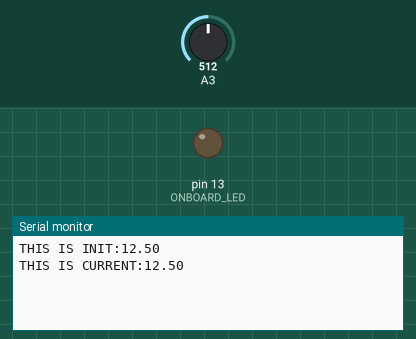
Recording of a program running on a simulated Arduino Uno, built with avr-gcc and run on an emulated ATmega328P. Shown: output pins drawn as LEDs (lit = HIGH), the last lines printed to the serial monitor. The inputs (shaded band) are chosen by the test bench; at power-on: A3 = 512.

Above: at 1.2 s.
1.3 s: A3 set to 492
At 2.6 s:
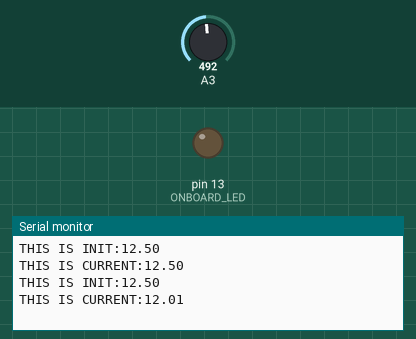
2.8 s: A3 set to 466
At 5.5 s:
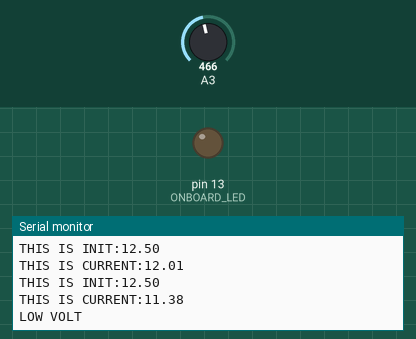
Timing chart, 0 to 7.0 s (numbered marks = the images above; inputs shaded):
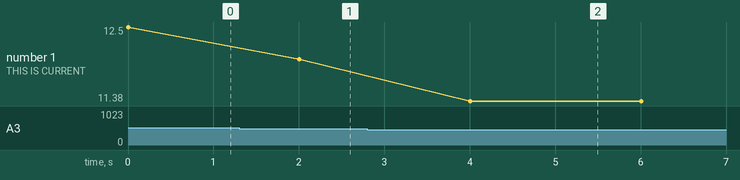

Measured:
- the behaviour switches between 484 and 483 on A3 (found by bisection; images 1 and 2)
- after the input at 1.3 s, the serial monitor: prints a new line after 0.70 s (image 1)
- after the input at 2.8 s, the serial monitor: prints a new line after 1.2 s (image 2)
- plotted number 1: 12.5 → 12.01 after the input at 1.3 s, 12.01 → 11.38 after the input at 2.8 s

The program:

main.cpp
```cpp
#include <Arduino.h>
#include <SPI.h>
#include <Wire.h>


//IMPORT MODULES
#include <DoloresTimer.h>
#include <DoloresDatabase.h>
#include <DoloresRelay.h>
#include <DoloresOil.h>
#include <DoloresVoltage.h>
#include <DoloresButton.h>
#include <DoloresAuxButton.h>
#include <DoloresTurnButton.h>
#include <DoloresDisplay.h>
#include <DoloresFingerprint.h>
#include <DoloresGPS.h>


//DEFINE PINS
#define FINGERPRINT_SLA 0
#define FINGERPRINT_SLK 1
#define CLK_DISPLAY A4
#define DIO_DISPLAY A5
#define GPS_TX 2
#define GPS_RX 3

#define RIGHT_TURN_IN 12
#define LEFT_TURN_IN 11
#define HEAD_LIGHT_IN 9
#define AUX_IN 10

#define OIL_SENSOR A0
#define VOLT_SENSOR A3

#define FINGERPRINT_RELAY 13
#define HORN_RELAY 7
#define RIGHT_TURN_RELAY 4
#define LEFT_TURN_RELAY 5
#define HEAD_LIGHT_RELAY 6
#define STARTER_RELAY 8

// comment out TEST_VAL to upload prod
#define TESTING 1
#ifndef TESTING

//DEFINE OBJECTS
DoloresTurnButton* buttonLeft;
DoloresTurnButton* buttonRight;
DoloresButton* buttonHeadLight;
DoloresAuxButton* buttonAux;

DoloresGPS* gps;
DoloresFingerprint* fingerprint;
DoloresDisplay* screen;
DoloresOil* oil;
DoloresVoltage* volt;


void setup() {
  //INIT OBJECTS
  buttonLeft = new DoloresTurnButton(LEFT_TURN_IN, LEFT_TURN_RELAY);
  buttonRight = new DoloresTurnButton(RIGHT_TURN_IN, RIGHT_TURN_RELAY);
  buttonHeadLight = new DoloresButton(HEAD_LIGHT_IN, HEAD_LIGHT_RELAY);
  buttonAux = new DoloresAuxButton(AUX_IN, STARTER_RELAY, HORN_RELAY);

  gps = new DoloresGPS(GPS_TX, GPS_RX);
  fingerprint = new DoloresFingerprint(FINGERPRINT_SLA, FINGERPRINT_SLK, FINGERPRINT_RELAY);
  screen = new DoloresDisplay(CLK_DISPLAY, DIO_DISPLAY);
  oil = new DoloresOil(OIL_SENSOR);
  volt = new DoloresVoltage(VOLT_SENSOR);

  // ELECTRONICS TEST
  buttonLeft->turnOn();
  buttonRight->turnOn();

  // DISPLAY ODOMETER
  screen->scrollOdometer(DoloresDatabase::getOdometer());

  buttonLeft->turnOff();
  buttonRight->turnOff();
}

void loop() {
  // LOGIN
  boolean isLoggedIn = fingerprint->logIn();
  if (isLoggedIn) {
    screen->scrollText("WELCOME VADIM");
  }

  // GET GPS DATA
  int displaySpeed = gps->getGps();

  // CHECK OIL SENSOR
  boolean isOil =  oil->isTriggered();

  // CHECK RUNNING
  boolean isRunning = volt->isTriggered();
  boolean isLowVolt = volt->isLowVoltage();

  // CHECK INPUTS
  buttonLeft->check();
  buttonRight->check();
  buttonHeadLight->check();
  buttonAux->check(isRunning);

  // DISPLAY TO SCREEN
  screen->setDisplay(isOil, isRunning, buttonLeft->isOn(), buttonRight->isOn(), displaySpeed, isLowVolt);
}

// TESTED: TIMER, DATABASE, Button, turn, aux, oil, display (numeric), fingerprint, gps. display alpha
// TIMER
#elif TESTING == 1

#define VOLT_SENSOR A3
#define ONBOARD_LED 13

DoloresVoltage* volt;

void setup() {
  pinMode(ONBOARD_LED, OUTPUT);
  Serial.begin(115200);
  volt = new DoloresVoltage(VOLT_SENSOR);
}

void loop() {
  if(volt->isTriggered()) {
    digitalWrite(ONBOARD_LED, HIGH);
    Serial.println("ONNNNN");
  }
  if (volt->isLowVoltage()) {
    digitalWrite(ONBOARD_LED, LOW);
    Serial.println("LOW VOLT");

  }


  delay(2000);
}

#endif
```
